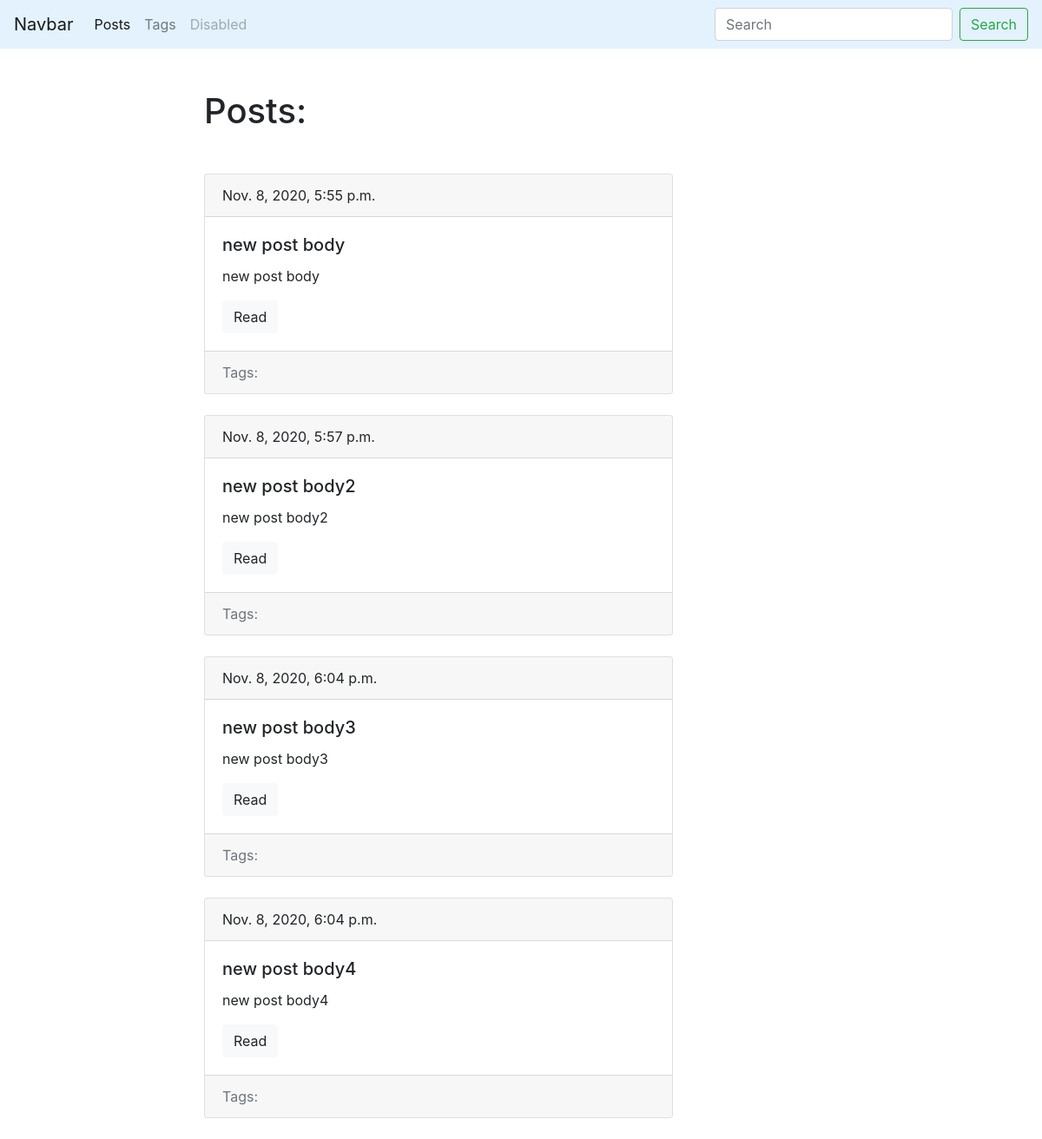
The page /blog/ on the database as committed earlier.
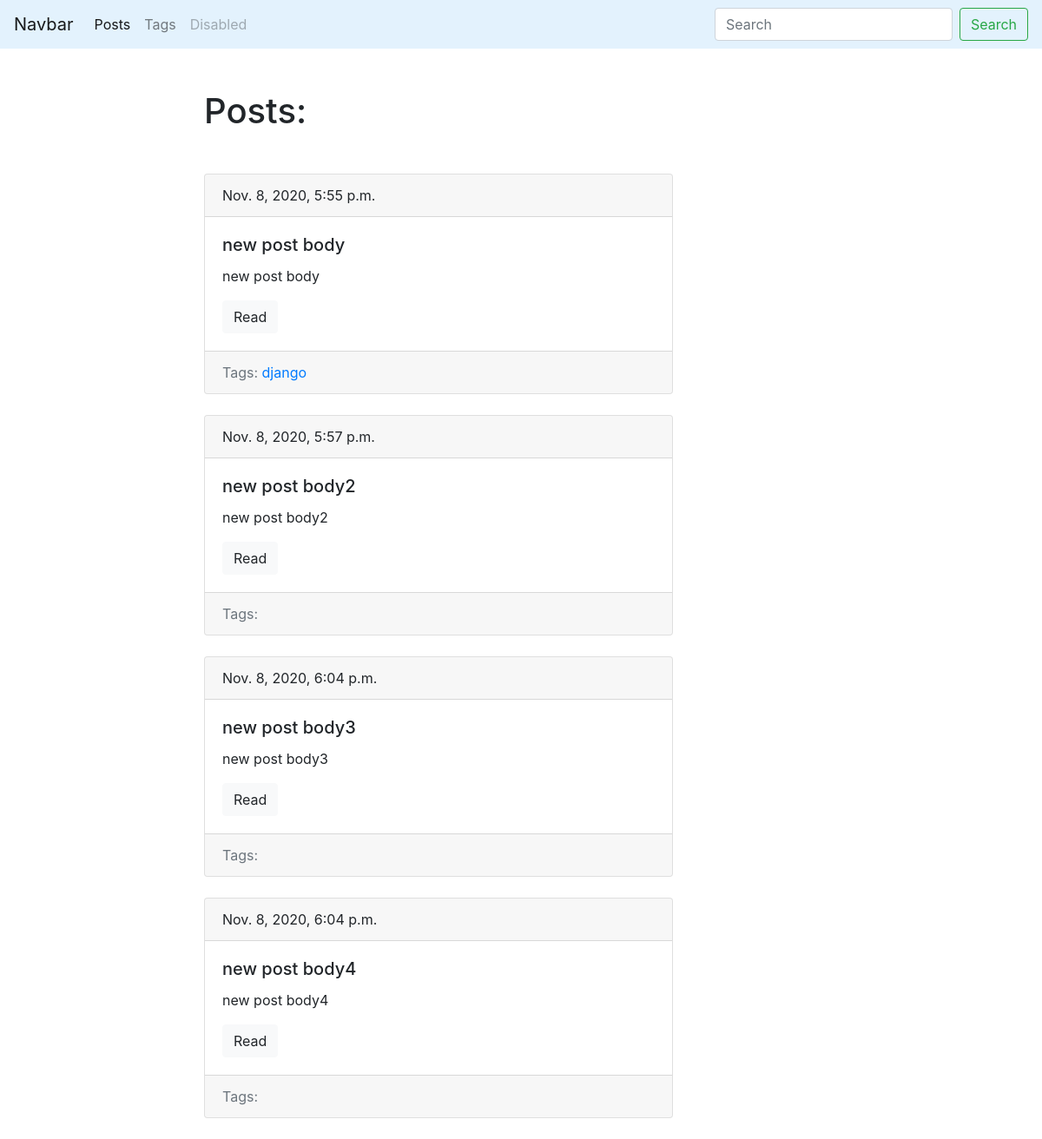
The same page on the database as committed later.
### blog/models.py (models this page shows, shortened)
class Post(models.Model):
    title = models.CharField(max_length=150, db_index=True)
    slug = models.SlugField(max_length=150, unique=True)
    body = models.TextField(blank=True, db_index=True)
    tags = models.ManyToManyField('Tag', blank=True, related_name='posts')
    date_pub = models.DateTimeField(auto_now_add=True)
    def get_absolute_url(self):
        return reverse('post_detail_url', kwargs={'slug':self.slug})

class Tag(models.Model):
    title = models.CharField(max_length=50)
    slug = models.SlugField(max_length=50, unique=True)
    def get_absolute_url(self):
        return reverse('tag_detail_url', kwargs={'slug':self.slug})

### blog/views.py (the view)
# urls.py: path('', posts_list, name='posts_list_url'),
def posts_list(request):
    posts = Post.objects.all()
    return render(request, 'blog/index.html', context={'posts': posts})

### blog/templates/blog/index.html (shortened to what this page needs)
{% extends 'base.html' %}
{% block content %}
    <h1 class="mb-5"> Posts: </h1>
    {% for post in posts  %}
        {% include 'blog/includes/post_card_template.html' %}
    {% endfor %}
{% endblock content %}

### blog/templates/blog/includes/post_card_template.html
<div class="card mb-4">
    <div class="card-header">
        {{ post.date_pub }}
    </div>
    <div class="card-body">
    <h5 class="card-title">{{ post.body }}</h5>
    <p class="card-text">{{ post.body|truncatewords:15 }}</p>
    <a href="{{ post.get_absolute_url }}" class="btn btn-light">Read</a>
    </div>
    <div class="card-footer text-muted">
        Tags:
        {% for tag in post.tags.all %}
            <a href="{{ tag.get_absolute_url }}">{{ tag.title }}</a>
        {% endfor %}
    </div>
</div>

Rows that differ between the two databases and show on the page:
added Tag: title "django", shown under Post "new post body"
